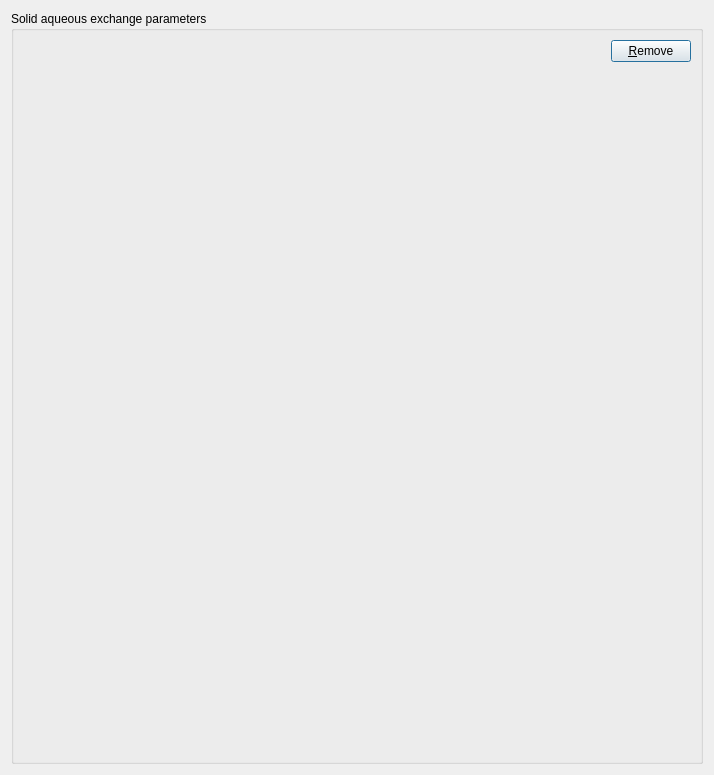
<?xml version="1.0" encoding="UTF-8"?>
<ui version="4.0">
 <class>ExchangeParametersWindow</class>
 <widget class="QDialog" name="ExchangeParametersWindow">
  <property name="windowModality">
   <enum>Qt::WindowModal</enum>
  </property>
  <property name="geometry">
   <rect>
    <x>0</x>
    <y>0</y>
    <width>714</width>
    <height>775</height>
   </rect>
  </property>
  <property name="windowTitle">
   <string>Solid-aqueous exchange parameters</string>
  </property>
  <layout class="QHBoxLayout" name="horizontalLayout_4">
   <item>
    <widget class="QGroupBox" name="groupBox">
     <property name="sizePolicy">
      <sizepolicy hsizetype="Expanding" vsizetype="Expanding">
       <horstretch>0</horstretch>
       <verstretch>0</verstretch>
      </sizepolicy>
     </property>
     <property name="autoFillBackground">
      <bool>false</bool>
     </property>
     <property name="title">
      <string>Solid aqueous exchange parameters</string>
     </property>
     <layout class="QVBoxLayout" name="verticalLayout_3">
      <item>
       <layout class="QVBoxLayout" name="verticalLayout">
        <item>
         <layout class="QHBoxLayout" name="horizontalLayout">
          <item>
           <spacer name="horizontalSpacer">
            <property name="orientation">
             <enum>Qt::Horizontal</enum>
            </property>
            <property name="sizeHint" stdset="0">
             <size>
              <width>32</width>
              <height>20</height>
             </size>
            </property>
           </spacer>
          </item>
          <item>
           <widget class="QPushButton" name="pushButton">
            <property name="text">
             <string>&amp;Remove</string>
            </property>
           </widget>
          </item>
         </layout>
        </item>
       </layout>
      </item>
      <item>
       <layout class="QVBoxLayout" name="verticalLayout_2">
        <item>
         <layout class="QHBoxLayout" name="horizontalLayout_3"/>
        </item>
        <item>
         <spacer name="verticalSpacer">
          <property name="orientation">
           <enum>Qt::Vertical</enum>
          </property>
          <property name="sizeHint" stdset="0">
           <size>
            <width>20</width>
            <height>40</height>
           </size>
          </property>
         </spacer>
        </item>
       </layout>
      </item>
     </layout>
    </widget>
   </item>
  </layout>
  <action name="action_Remove">
   <property name="text">
    <string>&amp;Remove</string>
   </property>
  </action>
 </widget>
 <resources/>
 <connections/>
</ui>
